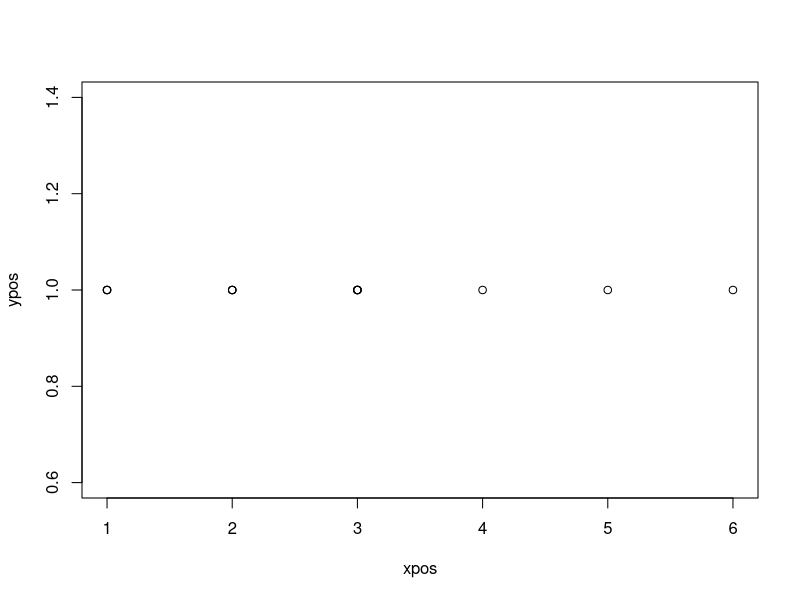
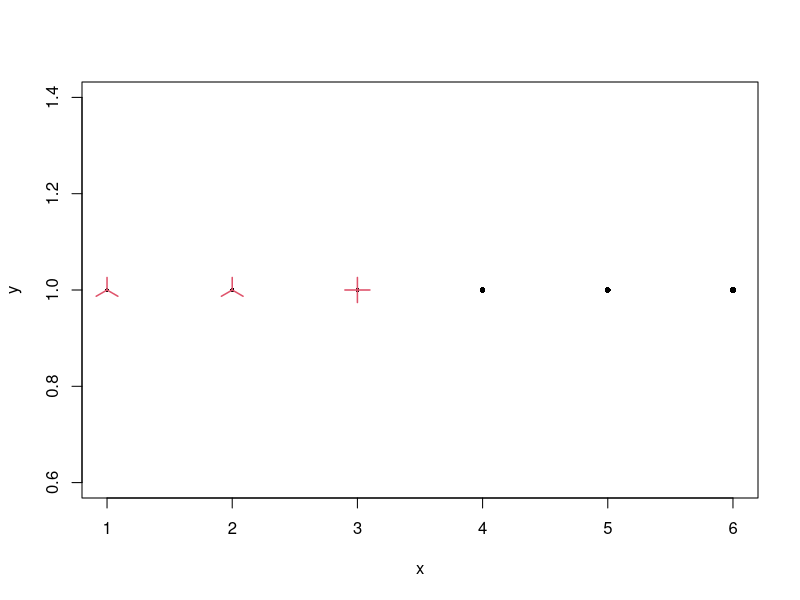

Write R code to recreate these figures, in order.
# Copyright Mark Niemann-Ross, 2018
# Author: Mark Niemann-Ross. mark.niemannross@gmail.com
# LinkedIn: https://www.linkedin.com/in/markniemannross/
# Github: https://github.com/mnr
# More Learning: http://niemannross.com/link/mnratlil
# Description: sunflower plot

xpos <- c(1,2,3,3,1,2,3,1,2,3,4,5,6) # 13 xy points
ypos <- c(1,1,1,1,1,1,1,1,1,1,1,1,1)

# but only 6 points are plotted
plot(xpos, ypos)

# sunflowerplot will show duplicates and the extent they are duplicated
# use xyTable to calculate overlapping points
xyTbl <- xyTable(xpos, ypos)
# then use sunflowerplot to show the overlap at each point
sunflowerplot(xyTbl)
